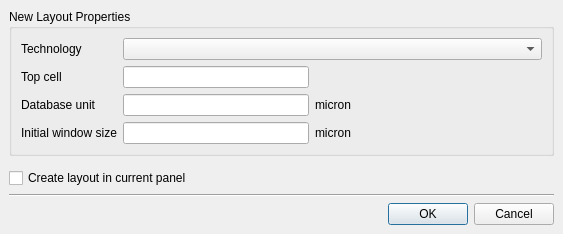
<ui version="4.0" >
 <class>NewLayoutPropertiesDialog</class>
 <widget class="QDialog" name="NewLayoutPropertiesDialog" >
  <property name="geometry" >
   <rect>
    <x>0</x>
    <y>0</y>
    <width>563</width>
    <height>234</height>
   </rect>
  </property>
  <property name="windowTitle" >
   <string>New Layout</string>
  </property>
  <layout class="QVBoxLayout" >
   <property name="margin" >
    <number>9</number>
   </property>
   <property name="spacing" >
    <number>6</number>
   </property>
   <item>
    <widget class="QGroupBox" name="groupBox" >
     <property name="title" >
      <string>New Layout Properties</string>
     </property>
     <layout class="QGridLayout" >
      <property name="margin" >
       <number>9</number>
      </property>
      <property name="spacing" >
       <number>6</number>
      </property>
      <item row="2" column="2" >
       <widget class="QLabel" name="label_6" >
        <property name="text" >
         <string>micron</string>
        </property>
       </widget>
      </item>
      <item row="3" column="0" >
       <widget class="QLabel" name="label_2" >
        <property name="text" >
         <string>Initial window size</string>
        </property>
       </widget>
      </item>
      <item row="2" column="1" >
       <widget class="QLineEdit" name="dbu_le" />
      </item>
      <item row="1" column="2" colspan="2" >
       <spacer>
        <property name="orientation" >
         <enum>Qt::Horizontal</enum>
        </property>
        <property name="sizeHint" >
         <size>
          <width>181</width>
          <height>20</height>
         </size>
        </property>
       </spacer>
      </item>
      <item row="3" column="3" >
       <spacer>
        <property name="orientation" >
         <enum>Qt::Horizontal</enum>
        </property>
        <property name="sizeHint" >
         <size>
          <width>141</width>
          <height>20</height>
         </size>
        </property>
       </spacer>
      </item>
      <item row="1" column="1" >
       <widget class="QLineEdit" name="topcell_le" />
      </item>
      <item row="3" column="2" >
       <widget class="QLabel" name="label_4" >
        <property name="text" >
         <string>micron</string>
        </property>
       </widget>
      </item>
      <item row="2" column="3" >
       <spacer>
        <property name="orientation" >
         <enum>Qt::Horizontal</enum>
        </property>
        <property name="sizeHint" >
         <size>
          <width>141</width>
          <height>20</height>
         </size>
        </property>
       </spacer>
      </item>
      <item row="2" column="0" >
       <widget class="QLabel" name="label_5" >
        <property name="text" >
         <string>Database unit</string>
        </property>
       </widget>
      </item>
      <item row="1" column="0" >
       <widget class="QLabel" name="label" >
        <property name="text" >
         <string>Top cell</string>
        </property>
       </widget>
      </item>
      <item row="3" column="1" >
       <widget class="QLineEdit" name="window_le" />
      </item>
      <item row="0" column="1" colspan="3" >
       <widget class="QComboBox" name="tech_cbx" />
      </item>
      <item row="0" column="0" >
       <widget class="QLabel" name="label_3" >
        <property name="text" >
         <string>Technology</string>
        </property>
       </widget>
      </item>
     </layout>
    </widget>
   </item>
   <item>
    <spacer>
     <property name="orientation" >
      <enum>Qt::Vertical</enum>
     </property>
     <property name="sizeHint" >
      <size>
       <width>385</width>
       <height>16</height>
      </size>
     </property>
    </spacer>
   </item>
   <item>
    <widget class="QCheckBox" name="current_panel_cb" >
     <property name="text" >
      <string>Create layout in current panel</string>
     </property>
    </widget>
   </item>
   <item>
    <widget class="Line" name="line" >
     <property name="orientation" >
      <enum>Qt::Horizontal</enum>
     </property>
    </widget>
   </item>
   <item>
    <widget class="QDialogButtonBox" name="buttonBox" >
     <property name="orientation" >
      <enum>Qt::Horizontal</enum>
     </property>
     <property name="standardButtons" >
      <set>QDialogButtonBox::Cancel|QDialogButtonBox::NoButton|QDialogButtonBox::Ok</set>
     </property>
    </widget>
   </item>
  </layout>
 </widget>
 <tabstops>
  <tabstop>topcell_le</tabstop>
  <tabstop>dbu_le</tabstop>
  <tabstop>window_le</tabstop>
  <tabstop>buttonBox</tabstop>
 </tabstops>
 <resources/>
 <connections>
  <connection>
   <sender>buttonBox</sender>
   <signal>accepted()</signal>
   <receiver>NewLayoutPropertiesDialog</receiver>
   <slot>accept()</slot>
   <hints>
    <hint type="sourcelabel" >
     <x>248</x>
     <y>254</y>
    </hint>
    <hint type="destinationlabel" >
     <x>157</x>
     <y>274</y>
    </hint>
   </hints>
  </connection>
  <connection>
   <sender>buttonBox</sender>
   <signal>rejected()</signal>
   <receiver>NewLayoutPropertiesDialog</receiver>
   <slot>reject()</slot>
   <hints>
    <hint type="sourcelabel" >
     <x>316</x>
     <y>260</y>
    </hint>
    <hint type="destinationlabel" >
     <x>286</x>
     <y>274</y>
    </hint>
   </hints>
  </connection>
 </connections>
</ui>
